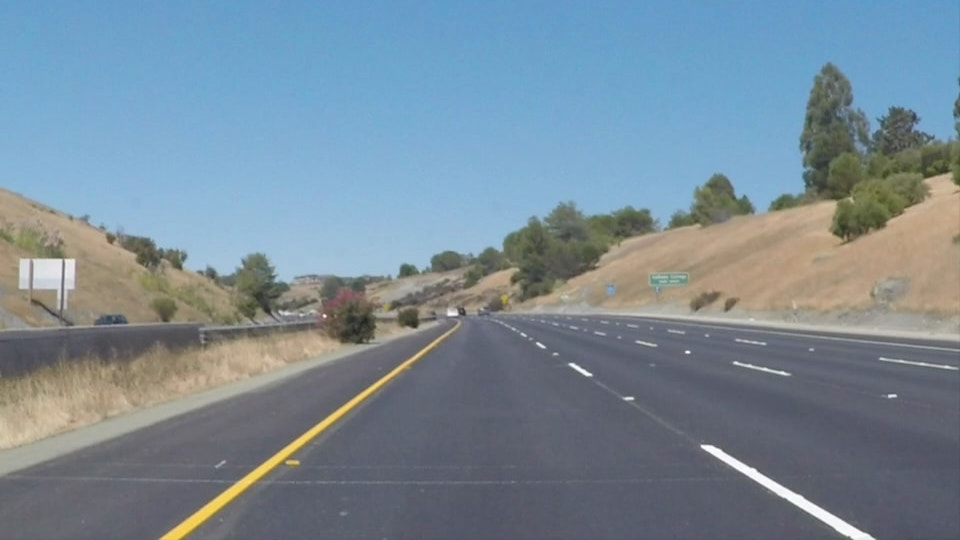
#> input picture test_images/solidYellowCurve2.jpg, 960 x 540 px; its folder holds 4 pictures in this run
$ jupyter execute --allow-errors P1.ipynb   (shell and % lines are left out)
#> lines starting #> are read from the running program, lines starting #| are printed output that depends on the picture; after the words box and inside, x2 and y2 are one past the last pixel; in counts of white or black regions, pixels touching at a corner belong together
 # **Finding Lane Lines on the Road**
***
In this project, you will use the tools you learned about in the lesson to identify lane lines on the road.  You can develop your pipeline on a series of individual images, and later apply the result to a video stream (really just a series of images). Check out the video clip "raw-lines-example.mp4" (also contained in this repository) to see what the output should look like after using the helper functions below.

Once you have a result that looks roughly like "raw-lines-example.mp4", you'll need to get creative and try to average and/or extrapolate the line segments you've detected to map out the full extent of the lane lines.  You can see an example of the result you're going for in the video "P1_example.mp4".  Ultimately, you would like to draw just one line for the left side of the lane, and one for the right.

---
Let's have a look at our first image called 'test_images/solidWhiteRight.jpg'.  Run the 2 cells below (hit Shift-Enter or the "play" button above) to display the image.

**Note: If, at any point, you encounter frozen display windows or other confounding issues, you can always start again with a clean slate by going to the "Kernel" menu above and selecting "Restart & Clear Output".**

---

**The tools you have are color selection, region of interest selection, grayscaling, Gaussian smoothing, Canny Edge Detection and Hough Tranform line detection.  You  are also free to explore and try other techniques that were not presented in the lesson.  Your goal is piece together a pipeline to detect the line segments in the image, then average/extrapolate them and draw them onto the image for display (as below).  Once you have a working pipeline, try it out on the video stream below.**

---

<figure>

 <figcaption>
 <p></p>
 <p style="text-align: center;"> Your output should look something like this (above) after detecting line segments using the helper functions below </p>
 </figcaption>
</figure>
 <p></p>
<figure>

 <figcaption>
 <p></p>
 <p style="text-align: center;"> Your goal is to connect/average/extrapolate line segments to get output like this</p>
 </figcaption>
</figure>

**Run the cell below to import some packages.  If you get an `import error` for a package you've already installed, try changing your kernel (select the Kernel menu above --> Change Kernel).  Still have problems?  Try relaunching Jupyter Notebook from the terminal prompt.  Also, see [this forum post](https://carnd-forums.udacity.com/cq/viewquestion.action?spaceKey=CAR&id=29496372&questionTitle=finding-lanes---import-cv2-fails-even-though-python-in-the-terminal-window-has-no-problem-with-import-cv2) for more troubleshooting tips.**

[cell 1]
#importing some useful packages
import matplotlib.pyplot as plt
import matplotlib.image as mpimg
import numpy as np
import cv2
import os
imageList=os.listdir("test_images/")

[cell 2]
# A function to open the image files in the "test_images" directory
def read_Images(imageFile):
    #reading in an image
#> called with imageFile = 'solidYellowCurve2.jpg'
    image = cv2.imread('./test_images/'+imageFile)
#> image is the input picture: shape (540, 960, 3); mean B, G, R 151.5, 138.6, 120.7
    #printing out some stats and plotting
    print('This image is:', type(image), 'with dimesions:', image.shape)
#| This image is: <class 'numpy.ndarray'> with dimesions: (540, 960, 3)
    return image

**Some OpenCV functions (beyond those introduced in the lesson) that might be useful for this project are:**

`cv2.inRange()` for color selection
`cv2.fillPoly()` for regions selection
`cv2.line()` to draw lines on an image given endpoints
`cv2.addWeighted()` to coadd / overlay two images
`cv2.cvtColor()` to grayscale or change color
`cv2.imwrite()` to output images to file
`cv2.bitwise_and()` to apply a mask to an image

**Check out the OpenCV documentation to learn about these and discover even more awesome functionality!**

Below are some helper functions to help get you started. They should look familiar from the lesson!

[cell 3]
import math

def grayscale(img):
    """Applies the Grayscale transform
    This will return an image with only one color channel
    but NOTE: to see the returned image as grayscale
    (assuming your grayscaled image is called 'gray')
    you should call plt.imshow(gray, cmap='gray')"""
    return cv2.cvtColor(img, cv2.COLOR_BGR2GRAY)
    # Or use BGR2GRAY if you read an image with cv2.imread()
    # return cv2.cvtColor(img, cv2.COLOR_BGR2GRAY)

def canny(img, low_threshold, high_threshold):
    """Applies the Canny transform"""
    return cv2.Canny(img, low_threshold, high_threshold)

def gaussian_blur(img, kernel_size):
    """Applies a Gaussian Noise kernel"""
    return cv2.GaussianBlur(img, (kernel_size, kernel_size), 0)

def region_of_interest(img, vertices):
    """
    Applies an image mask.

    Only keeps the region of the image defined by the polygon
    formed from `vertices`. The rest of the image is set to black.
    """
    #defining a blank mask to start with
    mask = np.zeros_like(img)

    #defining a 3 channel or 1 channel color to fill the mask with depending on the input image
    if len(img.shape) > 2:
        channel_count = img.shape[2]  # i.e. 3 or 4 depending on your image
        ignore_mask_color = (255,) * channel_count
    else:
        ignore_mask_color = 255

    #filling pixels inside the polygon defined by "vertices" with the fill color
    cv2.fillPoly(mask, vertices, ignore_mask_color)

    #returning the image only where mask pixels are nonzero
    masked_image = cv2.bitwise_and(img, mask)
    return masked_image

def draw_lines(img, lines, color=(255, 0, 0), thickness=10):
    """
    NOTE: this is the function you might want to use as a starting point once you want to
    average/extrapolate the line segments you detect to map out the full
    extent of the lane (going from the result shown in raw-lines-example.mp4
    to that shown in P1_example.mp4).

    Think about things like separating line segments by their
    slope ((y2-y1)/(x2-x1)) to decide which segments are part of the left
    line vs. the right line.  Then, you can average the position of each of
    the lines and extrapolate to the top and bottom of the lane.

    This function draws `lines` with `color` and `thickness`.
    Lines are drawn on the image inplace (mutates the image).
    If you want to make the lines semi-transparent, think about combining
    this function with the weighted_img() function below
    """

    #Initializing different arrays for storing particular x,y coordinates of lines
    lines_positive_slopesPoints=[]# Intializing array to store x,y points for positive slope lines
    lines_negative_slopesPoints=[]# Intializing array to store x,y points for negative slope lines
    lines_positive_intercepts=[]# Intializing array to store y intercept for positive slope lines
    lines_negative_intercepts=[]# Intializing array to store y intercept for negative slope lines
    for line in lines:
        for x1,y1,x2,y2 in line:
            if x2!=x1:
                slope= (y2-y1)/(x2-x1)
                if not math.isnan(slope):
                    if slope > 0.5:
                        lines_positive_slopesPoints.append([x1,y1])#adding x,y points for positive slope lines
                        lines_positive_slopesPoints.append([x2,y2])#adding x,y points for positive slope lines
                        lines_positive_intercepts.append([slope,y1-(slope*x1)])#adding y intercept for positive slope lines
                    elif slope < -0.5:
                        lines_negative_slopesPoints.append([x1,y1])#adding x,y points for negative slope lines
                        lines_negative_slopesPoints.append([x2,y2])#adding x,y points for negative slope lines
                        lines_negative_intercepts.append([slope,y1-(slope*x1)])#adding y intercept for negative slope lines
    # If either array is empty
    if not lines_positive_slopesPoints:
        for line in lines:
            for x1,y1,x2,y2 in line:
                slope = (y2-y1)/(x2-x1)
                if slope > 0:
                    lines_positive_slopesPoints.append([x1,y1])
                    lines_positive_slopesPoints.append([x2,y2])
                    lines_positive_intercepts.append([slope,y1-(slope*x1)])
    if not lines_negative_slopesPoints:
        for line in lines:
            for x1,y1,x2,y2 in line:
                slope = (y2-y1)/(x2-x1)
                if slope < 0:
                    lines_negative_slopesPoints.append([x1,y1])
                    lines_negative_slopesPoints.append([x2,y2])
                    lines_negative_intercepts.append([slope,y1-(slope*x1)])
    if not lines_positive_slopesPoints:
        print("lines_positive_slopesPoints still empty")
    if not lines_negative_slopesPoints:
        print("lines_negative_slopesPoints still empty")
    # this custom function "avg_slopes_and_intercepts" returns the slope and the intercept
    pos_m,pos_c =avg_slopes_and_intercepts(lines_positive_intercepts)
    neg_m,neg_c =avg_slopes_and_intercepts(lines_negative_intercepts)
    #find intersection of lines
    xPos_intersect=find_intersection_xVal(pos_m,pos_c,neg_m,neg_c)
    xNeg_intersect=find_intersection_xVal(pos_m,pos_c,neg_m,neg_c)
    draw_fitted_lines(img,pos_m,pos_c,xPos_intersect,color,thickness)
    draw_fitted_lines(img,neg_m,neg_c,xNeg_intersect,color,thickness)


def draw_fitted_lines(img,m,c,intersect_x, color, thickness):
    """
    This function takes in the parameter values as,
    img - The image on which the line are to be drawn
    m- The slope of the line
    c- The y-intercept of the line
    intersect_x - The return value of the function "find_intersection_xVal" which is the intersection point of the positive and negative lines
    thickness - The thickness of the line to be drawn
    """
    #Draw a line
    x_vanishing=0
    y_vanishing=0
    if m>0:
        x_vanishing=int(intersect_x +100)
        y_vanishing= int(m*x_vanishing+c)
    elif m<0:
        x_vanishing=int(intersect_x -100)
        y_vanishing =int(m*x_vanishing+c)
    point1=(x_vanishing,y_vanishing)

    if m!=0:
        point2 = (int((img.shape[0]-c)/m), int(img.shape[0]))
    cv2.line(img,point1,point2,color,thickness)

def find_intersection_xVal(m1,c1,m2,c2):
    """to find the intersection of two lines given their slope and intercept"""
    intersection_point_x = (c2-c1)/(m1-m2)
    return intersection_point_x

def avg_slopes_and_intercepts(lines_intercept):
    """
    The input to this function is the array of ijntercept values of lines.
    This function returns the mean values of the slopes and intercepts .
    """
    # finding the slopes which are at 0.5 standard deviation from the mean
    considered_slopes=[]
    considered_intercepts=[]
    allSlopeValues= [slopeInterceptPair[0] for slopeInterceptPair in lines_intercept]
    mean_slope=np.mean(allSlopeValues)
    std_slope=np.std(allSlopeValues)

    for slope in lines_intercept:
        if std_slope!=0.0:
            if slope[0] - mean_slope < 0.1* std_slope:
                considered_slopes.append(slope[0])
                considered_intercepts.append(slope[1])
        elif std_slope==0.0:
            considered_slopes.append(slope[0])
            considered_intercepts.append(slope[1])

    AvgSlope=np.mean(considered_slopes)
    AvgIntercept=np.mean(considered_intercepts)

    return AvgSlope,AvgIntercept


def hough_lines(img, rho = 2, theta =np.pi/180, threshold=45, min_line_len=40, max_line_gap=80):
    """
    img should be the output of a Canny transform.
    rho = distance resolution in pixels of the Hough grid
    theta = angular resolution in radians of the Hough grid
    hreshold = minimum number of votes (intersections in Hough grid cell)
    min_line_len = minimum number of pixels making up a line
    max_line_gap =  maximum gap in pixels between connectable line segments

    Returns an image with hough lines drawn.
    """
    lines = cv2.HoughLinesP(img, rho, theta, threshold, np.array([]), minLineLength=min_line_len, maxLineGap=max_line_gap)
    # creating a mask with all pixel values as binary 0 ,with same shape as image
    line_img = np.zeros((img.shape[0], img.shape[1], 3), dtype=np.uint8)
    # call a custom function to draw lines on the mask
    draw_lines(line_img, lines)
    return line_img


def adaptiveGaussThresholding(image):
    threshold= cv2.adaptiveThreshold(image,100,cv2.ADAPTIVE_THRESH_GAUSSIAN_C,cv2.THRESH_BINARY,11,2)
    return threshold

def binaryThresholding(image):
    ret,threshold = cv2.threshold(image,127,255,cv2.THRESH_BINARY)
    return threshold


# Python 3 has support for cool math symbols.

def weighted_img(img, initial_img, α=0.8, β=1., λ=0.):
    """
    `img` is the output of the hough_lines(), An image with lines drawn on it.
    Should be a blank image (all black) with lines drawn on it.

    `initial_img` should be the image before any processing.

    The result image is computed as follows:

    initial_img * α + img * β + λ
    NOTE: initial_img and img must be the same shape!
    """
    return cv2.addWeighted(initial_img, α, img, β, λ)

## Test on Images

Now you should build your pipeline to work on the images in the directory "test_images"
**You should make sure your pipeline works well on these images before you try the videos.**

run your solution on all test_images and make copies into the test_images directory).

[cell 4]
# TODO: Build your pipeline that will draw lane lines on the test_images
image=read_Images(imageList[3])
def Process(image ,video="default"):
    # NOTE: The output you return should be a color image (3 channel) for processing video below
    # TODO: put your pipeline here,
    # you should return the final output (image with lines are drawn on lanes)

    #converting the image to grayscale

    grayscale_Image=grayscale(image)
#> in grayscale, `return cv2.cvtColor(img, cv2.COLOR_BGR2GRAY)`:
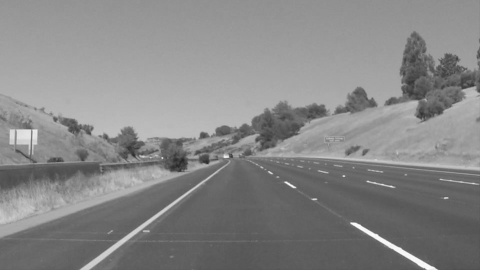
#> returned value: shape (540, 960) (shown at 1/2 size); min 32, max 255, mean 134.7

    plt.subplot(3,3,1)
    plt.imshow(grayscale_Image, cmap="gray")


    #smoothening the image using Gaussian filter

    gauss_Image=gaussian_blur(grayscale_Image,5)

    plt.subplot(3,3,2)
    plt.imshow(gauss_Image, cmap="gray")


    #finding the edges in the image using canny edge operator

    edges_Line=canny(gauss_Image,100,200)
#> in canny, `return cv2.Canny(img, low_threshold, high_threshold)`:
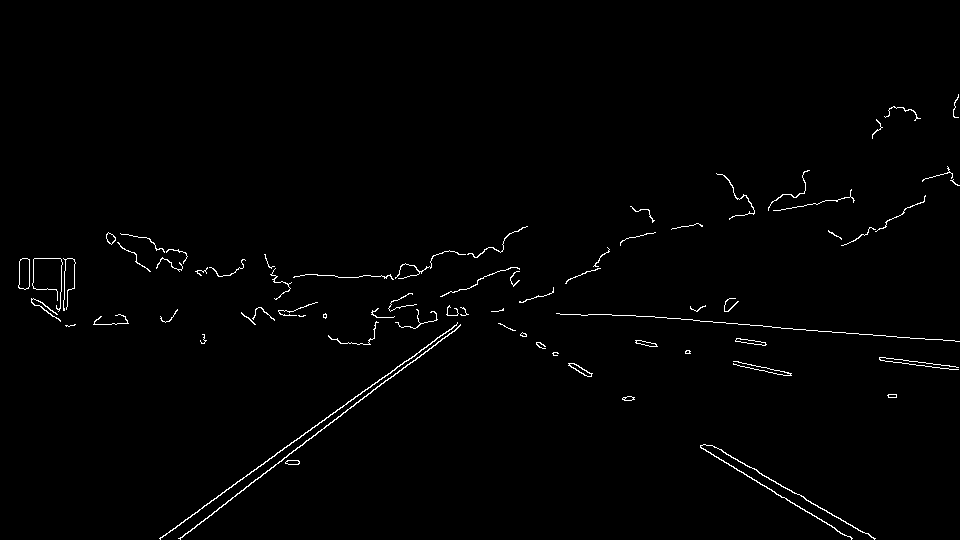
#> returned value: shape (540, 960); 1.1% white in thin lines or dots, all inside (x1, y1, x2, y2) = (18, 94, 960, 540)

    plt.subplot(3,3,3)
    plt.imshow(edges_Line, cmap="gray")

    #defining the  region of interest
    border = 0
    imshape=image.shape
    vertices = np.array([[(0,imshape[0]),(465, 320), (530, 320), (imshape[1],imshape[0])]], dtype=np.int32)
    if video.upper()=="OPTIONAL":
        vertices = np.array([[(150,imshape[0]),(550, 400), (650, 400), (imshape[1],imshape[0])]], dtype=np.int32)

    edges_image_with_mask = region_of_interest(edges_Line, vertices)
#> in region_of_interest, `cv2.fillPoly(mask, vertices, ignore_mask_color)`:
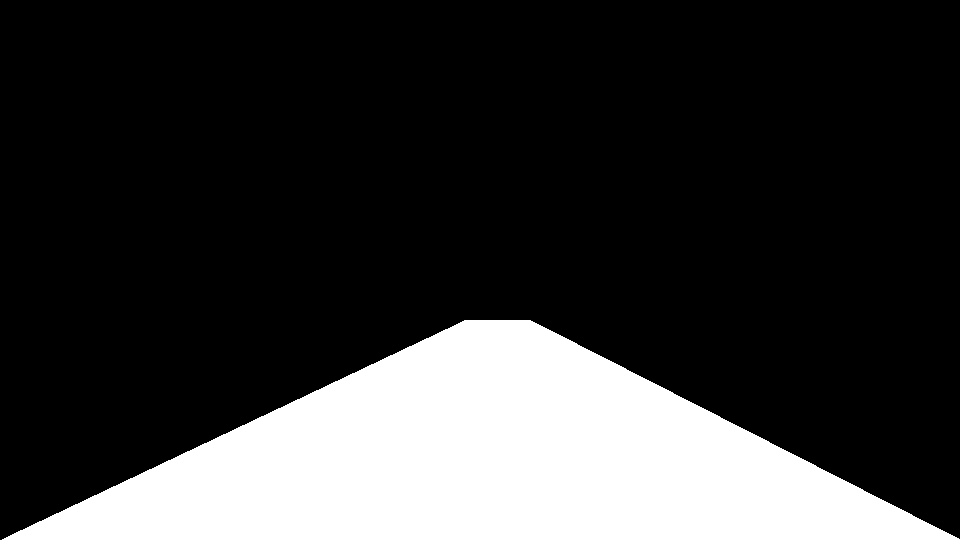
#> mask: shape (540, 960); 21.8% white; 1 white region, box (x1, y1, x2, y2) and area: (2, 320, 960, 540) 112867
#> in region_of_interest, `masked_image = cv2.bitwise_and(img, mask)`:
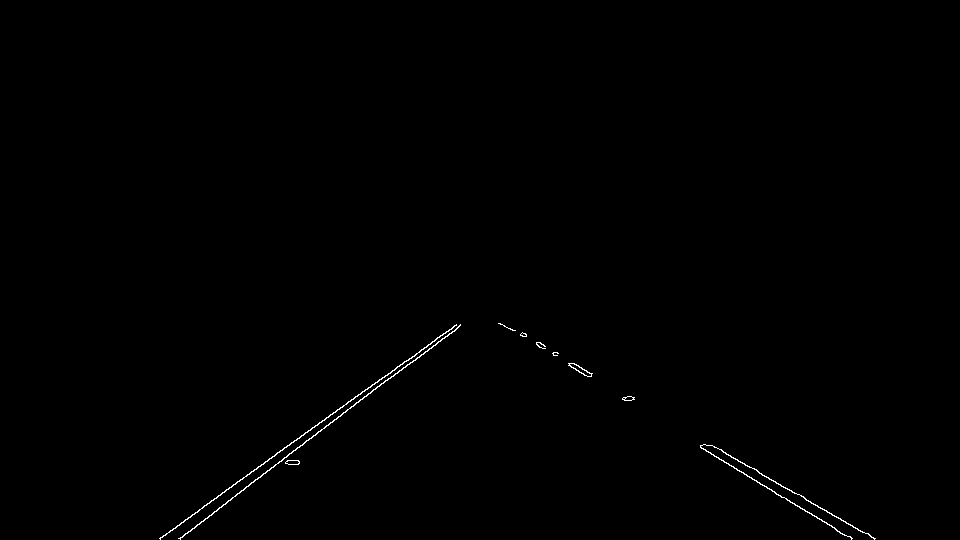
#> masked_image: shape (540, 960); 0.33% white in thin lines or dots, all inside (x1, y1, x2, y2) = (159, 323, 876, 540)

    ## Plot masked edges image
    bw_edges_image_with_mask = cv2.cvtColor(edges_image_with_mask, cv2.COLOR_GRAY2RGB)

    plt.subplot(3,3,4)
    plt.imshow(bw_edges_image_with_mask, cmap="gray")

    #finding the lane lines in the image

    # Hough lines
    lines_image = hough_lines(edges_image_with_mask)
#> (the rest of the program and of its run is left out)
